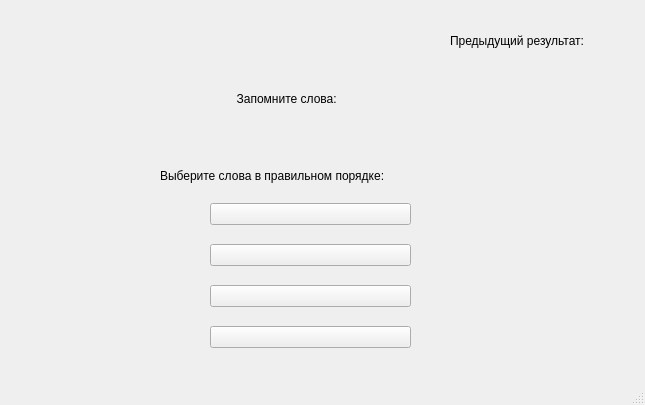
<?xml version="1.0" encoding="UTF-8"?>
<ui version="4.0">
 <class>MainWindow</class>
 <widget class="QMainWindow" name="MainWindow">
  <property name="geometry">
   <rect>
    <x>0</x>
    <y>0</y>
    <width>645</width>
    <height>405</height>
   </rect>
  </property>
  <property name="windowTitle">
   <string>Слова (Средний)</string>
  </property>
  <widget class="QWidget" name="centralwidget">
   <widget class="QLabel" name="label">
    <property name="geometry">
     <rect>
      <x>160</x>
      <y>160</y>
      <width>301</width>
      <height>31</height>
     </rect>
    </property>
    <property name="styleSheet">
     <string notr="true">font: 12pt &quot;MS Shell Dlg 2&quot;;</string>
    </property>
    <property name="text">
     <string>Выберите слова в правильном порядке:</string>
    </property>
   </widget>
   <widget class="QWidget" name="verticalLayoutWidget">
    <property name="geometry">
     <rect>
      <x>210</x>
      <y>190</y>
      <width>201</width>
      <height>171</height>
     </rect>
    </property>
    <layout class="QVBoxLayout" name="verticalLayout">
     <item>
      <widget class="QPushButton" name="pushButton_2">
       <property name="styleSheet">
        <string notr="true">font: 12pt &quot;MS Shell Dlg 2&quot;;</string>
       </property>
       <property name="text">
        <string/>
       </property>
      </widget>
     </item>
     <item>
      <widget class="QPushButton" name="pushButton">
       <property name="styleSheet">
        <string notr="true">font: 12pt &quot;MS Shell Dlg 2&quot;;</string>
       </property>
       <property name="text">
        <string/>
       </property>
      </widget>
     </item>
     <item>
      <widget class="QPushButton" name="pushButton_4">
       <property name="styleSheet">
        <string notr="true">font: 12pt &quot;MS Shell Dlg 2&quot;;</string>
       </property>
       <property name="text">
        <string/>
       </property>
      </widget>
     </item>
     <item>
      <widget class="QPushButton" name="pushButton_5">
       <property name="styleSheet">
        <string notr="true">font: 12pt &quot;MS Shell Dlg 2&quot;;</string>
       </property>
       <property name="text">
        <string/>
       </property>
      </widget>
     </item>
    </layout>
   </widget>
   <widget class="QLabel" name="label_2">
    <property name="geometry">
     <rect>
      <x>450</x>
      <y>30</y>
      <width>181</width>
      <height>21</height>
     </rect>
    </property>
    <property name="styleSheet">
     <string notr="true">font: 12pt &quot;MS Shell Dlg 2&quot;;</string>
    </property>
    <property name="text">
     <string>Предыдущий результат:</string>
    </property>
   </widget>
   <widget class="QWidget" name="gridLayoutWidget">
    <property name="geometry">
     <rect>
      <x>220</x>
      <y>80</y>
      <width>177</width>
      <height>80</height>
     </rect>
    </property>
    <layout class="QGridLayout" name="gridLayout">
     <item row="3" column="0">
      <widget class="QLabel" name="label_14">
       <property name="styleSheet">
        <string notr="true">font: 75 14pt &quot;MS Shell Dlg 2&quot;;</string>
       </property>
       <property name="text">
        <string/>
       </property>
      </widget>
     </item>
     <item row="2" column="0">
      <widget class="QLabel" name="label_13">
       <property name="styleSheet">
        <string notr="true">font: 12pt &quot;MS Shell Dlg 2&quot;;</string>
       </property>
       <property name="text">
        <string>     Запомните слова:</string>
       </property>
      </widget>
     </item>
    </layout>
   </widget>
   <widget class="QWidget" name="horizontalLayoutWidget">
    <property name="geometry">
     <rect>
      <x>10</x>
      <y>30</y>
      <width>61</width>
      <height>31</height>
     </rect>
    </property>
    <layout class="QHBoxLayout" name="horizontalLayout_5">
     <item>
      <widget class="QLabel" name="score">
       <property name="styleSheet">
        <string notr="true">font: 12pt &quot;MS Shell Dlg 2&quot;;</string>
       </property>
       <property name="text">
        <string/>
       </property>
      </widget>
     </item>
    </layout>
   </widget>
   <widget class="QWidget" name="horizontalLayoutWidget_2">
    <property name="geometry">
     <rect>
      <x>10</x>
      <y>70</y>
      <width>118</width>
      <height>31</height>
     </rect>
    </property>
    <layout class="QHBoxLayout" name="horizontalLayout_6">
     <item>
      <widget class="QLabel" name="attempt">
       <property name="styleSheet">
        <string notr="true">font: 12pt &quot;MS Shell Dlg 2&quot;;</string>
       </property>
       <property name="text">
        <string/>
       </property>
      </widget>
     </item>
    </layout>
   </widget>
   <widget class="QWidget" name="formLayoutWidget">
    <property name="geometry">
     <rect>
      <x>460</x>
      <y>60</y>
      <width>151</width>
      <height>301</height>
     </rect>
    </property>
    <layout class="QFormLayout" name="formLayout">
     <item row="2" column="0">
      <layout class="QHBoxLayout" name="horizontalLayout"/>
     </item>
     <item row="1" column="0">
      <layout class="QHBoxLayout" name="horizontalLayout_2"/>
     </item>
     <item row="0" column="0">
      <layout class="QHBoxLayout" name="horizontalLayout_3"/>
     </item>
    </layout>
   </widget>
  </widget>
  <widget class="QStatusBar" name="statusbar"/>
 </widget>
 <resources/>
 <connections/>
</ui>
